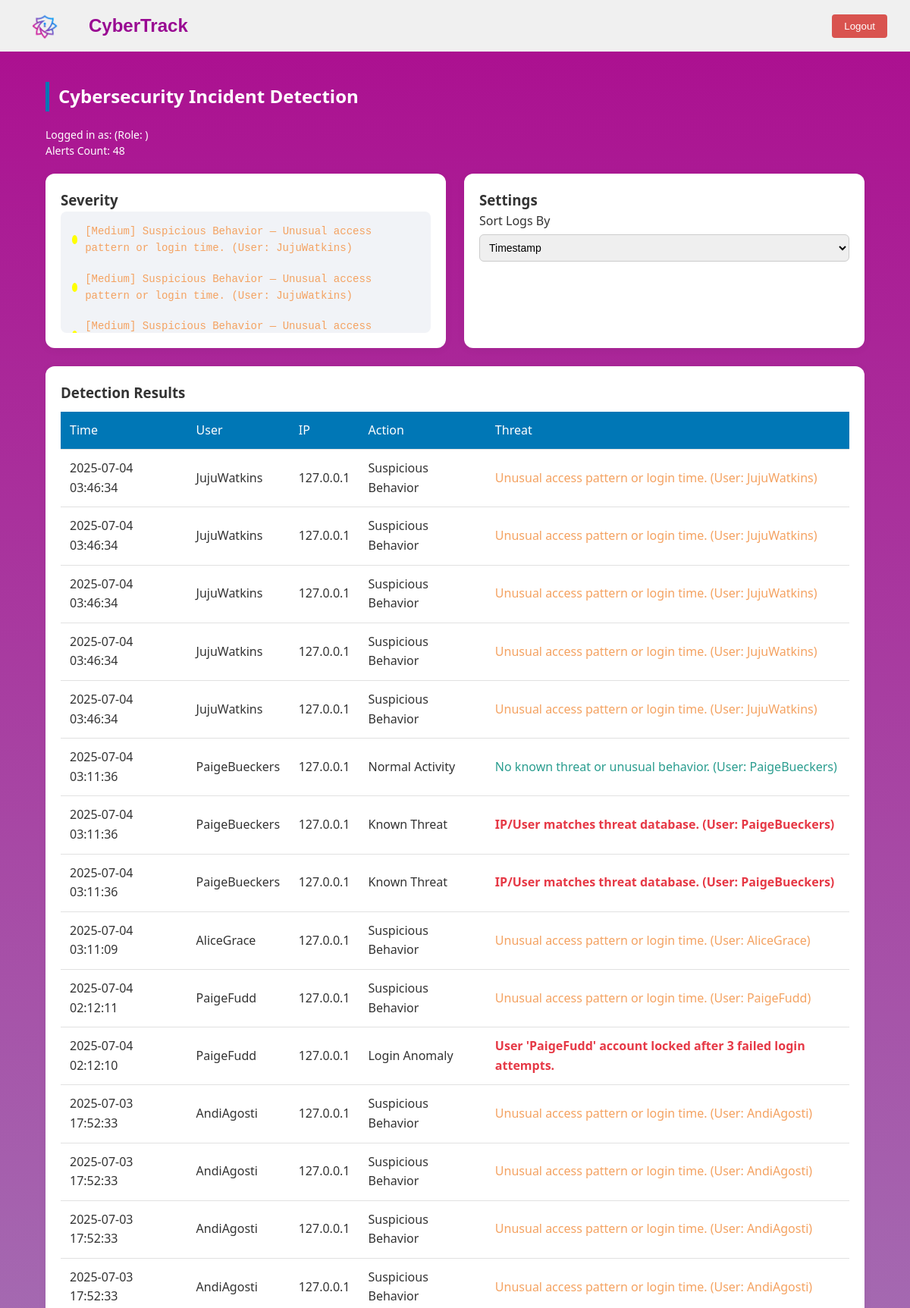
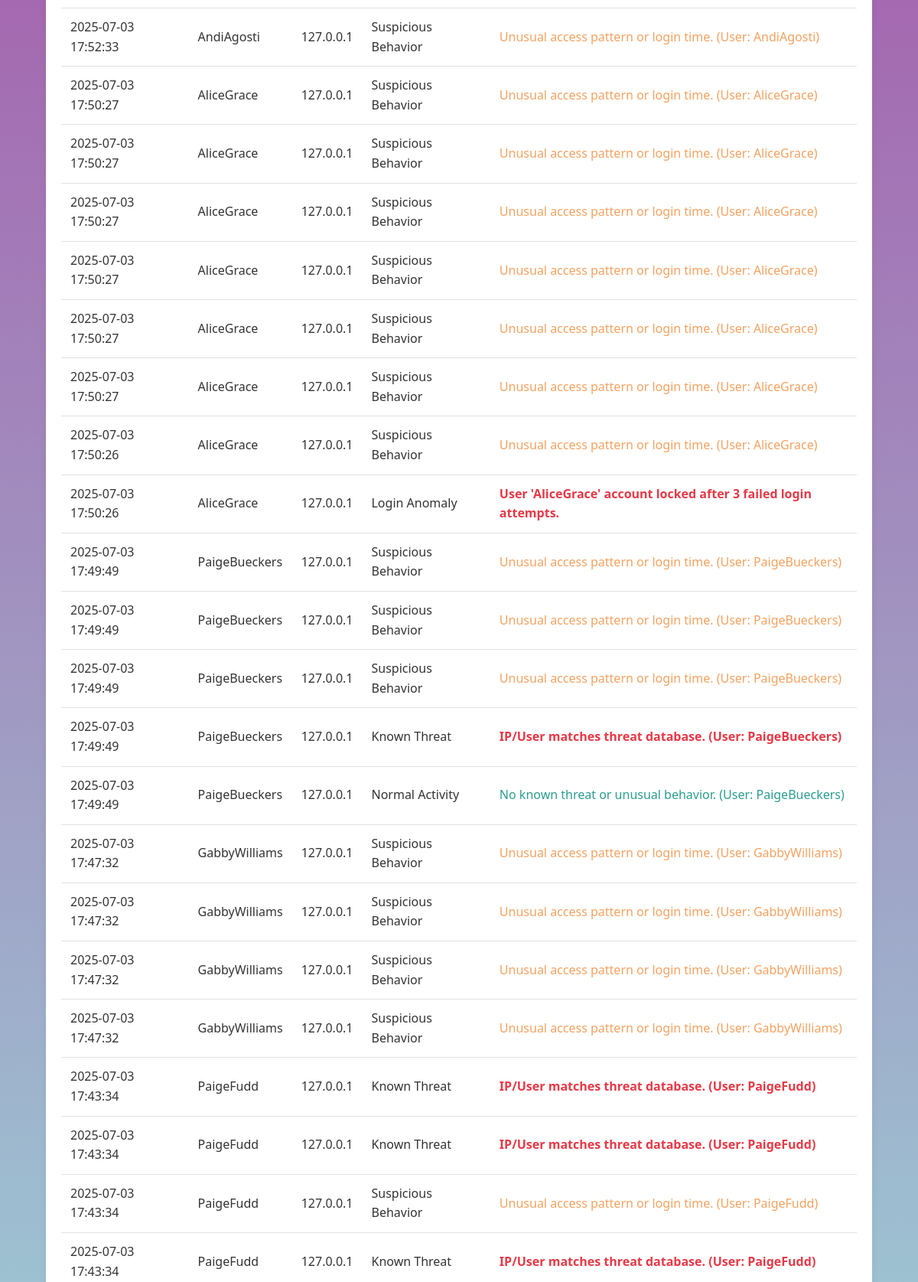
The app's page /admin-dashboard (upper part) with its own data (2 pictures, top to bottom).
### app/models.py (models this page shows, shortened)
class Alert(db.Model):
    id = db.Column(db.Integer, primary_key=True)
    log_id = db.Column(db.Integer, db.ForeignKey('log.id'))
    type = db.Column(db.String(100), nullable=False)
    description = db.Column(db.Text)
    timestamp_detected = db.Column(db.DateTime, default=datetime.utcnow)
    severity = db.Column(db.String(20), default="Medium")
    ip_address = db.Column(db.String(45), nullable=True)

class User(db.Model):
    __tablename__ = "user"
    id = db.Column(db.Integer, primary_key=True)
    username = db.Column(db.String(150), unique=True, nullable=False)
    password = db.Column(db.String(200), nullable=False)
    role = db.Column(db.String(20), default='user')
    created_at = db.Column(db.DateTime, default=datetime.utcnow)
    failed_attempts = db.Column(db.Integer, default=0)

### app/routes.py (the view)
@log_bp.route('/admin-dashboard')
def admin_dashboard():
    from app.models import Log, Alert, FailedLoginAttempt
    logs = Log.query.order_by(Log.timestamp_uploaded.desc()).all()
    alerts = Alert.query.order_by(Alert.timestamp_detected.desc()).all()
    failed_logins = FailedLoginAttempt.query.order_by(FailedLoginAttempt.timestamp.desc()).all()
    users = {
        log.id: (
            User.query.get(log.uploaded_by).username
            if log.uploaded_by and User.query.get(log.uploaded_by)
            else 'Unknown'
        )
        for log in logs
    }
    return render_template(
        'admin_dashboard.html',
        logs=logs,
        alerts=alerts,
        failed_logins=failed_logins,
        users=users
    )

### app/templates/admin_dashboard.html (shortened to what this page needs)
<!DOCTYPE html>
<html lang="en">
<head>
  <link rel="stylesheet" href="{{ url_for('static', filename='homepage-daa.css') }}">
</head>
<body>
  <header class="header">
  <div class="logo-title">
    <img src="{{ url_for('static', filename='images/CyberTrack.png') }}" alt="CyberTrack Logo" class="logo" />
    <h1 class="brand-name">CyberTrack</h1>
  </div>
  <div class="header-right">
    <button class="logout-button">Logout</button>
  </div>
</header>
  <main class="container">
    <section class="module">
      <h2>Cybersecurity Incident Detection</h2>
      <div style="font-size: 14px; color: white; margin-bottom: 20px; line-height: 1.5;">
        Logged in as: {{ session.username }} (Role: {{ session.role }})<br>
        Alerts Count: {{ alerts|length }}<br>
      </div>
      <div class="card-grid">
        <div class="card">
          <h3>Severity</h3>
          <div class="log-feed">
            {% if alerts %}
              {% for alert in alerts[:3] %}
                <div class="log {% if alert.severity == 'High' %}malicious{% elif alert.severity == 'Medium' %}suspicious{% else %}normal{% endif %}">
                  <span class="circle {% if alert.severity == 'High' %}red{% elif alert.severity == 'Medium' %}yellow{% else %}green{% endif %}"></span>
                  [{{ alert.severity }}] {{ alert.type }} — {{ alert.description }}
                </div>
              {% endfor %}
            {% else %}
              <p>No recent alerts available.</p>
            {% endif %}
          </div>
        </div>
        <div class="card">
          <h3>Settings</h3>
          <label>Sort Logs By</label>
          <select id="sortSelect">
            <option value="timestamp">Timestamp</option>
          </select>
        </div>
        <div class="card wide">
          <h3>Detection Results</h3>
          <table>
            <thead>
              <tr>
                <th>Time</th>
                <th>User</th>
                <th>IP</th>
                <th>Action</th>
                <th>Threat</th>
              </tr>
            </thead>
            <tbody>
              {% if alerts %}
                {% for alert in alerts %}
                  <tr>
                    <td>{{ alert.timestamp_detected.strftime('%Y-%m-%d %H:%M:%S') }}</td>
                    <td>
                      {% if users.get(alert.log_id) %}
                        {{ users[alert.log_id] }}
                      {% elif "User:" in alert.description %}
                        {{ alert.description.split("User:")[-1].split(")")[0].strip() }}
                      {% elif "User '" in alert.description %}
                        {{ alert.description.split("User '")[-1].split("'")[0].strip() }}
                      {% else %}
                        Unknown
                      {% endif %}
                    </td>
                    <td>
                      {% if alert.ip_address %}
                        {{ alert.ip_address }}
                      {% elif "IP:" in alert.description %}
                        {{ alert.description.split("IP:")[-1].split(")")[0].strip() }}
                      {% else %}
                        Unknown
                      {% endif %}
                    </td>
                    <td>{{ alert.type }}</td>
                    <td class="{% if alert.severity == 'High' %}malicious{% elif alert.severity == 'Medium' %}suspicious{% else %}normal{% endif %}">
                      {{ alert.description }}
                    </td>
                  </tr>
                {% endfor %}
              {% else %}
                <tr>
                  <td colspan="5">No alerts found.</td>
                </tr>
              {% endif %}
            </tbody>
          </table>
        </div>
      </div>
    </section>
  </main>
</body>
</html>

### app/static/homepage-daa.css (style rules this page uses)
* { box-sizing: border-box; margin: 0; padding: 0; }
body { font-family: 'Segoe UI', sans-serif; background: linear-gradient(to bottom, #AC0D8F, #98FAE6); color: #333; line-height: 1.6; background-repeat: no-repeat; background-attachment: fixed; display: flex; flex-direction: column; }
header { background: #ffffff; color: white; padding: 20px 0; text-align: center; }
.header { display: flex; align-items: center; padding: 15px 30px; background-color: #f0f0f0; }
.logo { width: 60px; height: auto; margin-right: 15px; }
.logo-title { display: flex; align-items: center; gap: 12px; }
.brand-name { font-size: 24px; font-weight: bold; color: #990992; font-family: Arial; }
.container { padding: 40px 60px; }
.module { margin-bottom: 50px; }
.module h2 { font-size: 1.5rem; margin-bottom: 20px; border-left: 5px solid #0077b6; padding-left: 12px; color: #ffffff; }
.card-grid { display: flex; flex-wrap: wrap; gap: 24px; }
.card { background: white; border-radius: 12px; box-shadow: 0 2px 12px rgba(0,0,0,0.05); padding: 20px; flex: 1 1 300px; }
.card.wide { flex: 1 1 100%; }
.log-feed { background: #f1f3f7; border-radius: 8px; padding: 10px; max-height: 160px; overflow-y: auto; font-family: monospace; font-size: 14px; }
.log { padding: 5px; margin-bottom: 6px; border-radius: 4px; }
.normal { color: #2a9d8f; }
.suspicious { color: #f4a261; }
.malicious { color: #e63946; font-weight: bold; }
input[type="text"], input[type="number"], select { width: 100%; padding: 8px; margin-top: 5px; margin-bottom: 15px; border: 1px solid #ccc; border-radius: 6px; font-size: 14px; }
button { background: #0077b6; color: white; padding: 10px 16px; border: none; border-radius: 6px; cursor: pointer; transition: background 0.2s ease; }
table { width: 100%; border-collapse: collapse; margin-top: 10px; }
th, td { padding: 12px; border-bottom: 1px solid #e1e1e1; text-align: left; }
th { background: #0077b6; color: white; font-weight: 500; }
.log { display: flex; align-items: center; gap: 10px; margin-bottom: 8px; }
.circle { width: 12px; height: 12px; border-radius: 50%; display: inline-block; }
.yellow { background-color: yellow; }
.header-right { margin-left: auto; }
.logout-button { padding: 8px 16px; background-color: #d9534f; color: white; border: none; border-radius: 4px; cursor: pointer; }

### records on screen
Alert: severity "Medium", type "Suspicious Behavior", description "Unusual access pattern or login time. (User: JujuWatkins)", timestamp_detected "2025-07-04 03:46:34", ip_address "127.0.0.1"
Alert: severity "Medium", type "Suspicious Behavior", description "Unusual access pattern or login time. (User: JujuWatkins)", timestamp_detected "2025-07-04 03:46:34", ip_address "127.0.0.1"
Alert: severity "Medium", type "Suspicious Behavior", description "Unusual access…", timestamp_detected "2025-07-04 03:46:34", ip_address "127.0.0.1", description "Unusual access pattern or login time. (User: JujuWatkins)"
User: username "JujuWatkins"
Alert: timestamp_detected "2025-07-04 03:46:34", ip_address "127.0.0.1", type "Suspicious Behavior", description "Unusual access pattern or login time. (User: JujuWatkins)"
Alert: timestamp_detected "2025-07-04 03:46:34", ip_address "127.0.0.1", type "Suspicious Behavior", description "Unusual access pattern or login time. (User: JujuWatkins)"
Alert: timestamp_detected "2025-07-04 03:11:36", ip_address "127.0.0.1", type "Normal Activity", description "No known threat or unusual behavior. (User: PaigeBueckers)"
User: username "PaigeBueckers"
Alert: timestamp_detected "2025-07-04 03:11:36", ip_address "127.0.0.1", type "Known Threat", description "IP/User matches threat database. (User: PaigeBueckers)"
Alert: timestamp_detected "2025-07-04 03:11:36", ip_address "127.0.0.1", type "Known Threat", description "IP/User matches threat database. (User: PaigeBueckers)"
Alert: timestamp_detected "2025-07-04 03:11:09", description.split "AliceGrace", ip_address "127.0.0.1", type "Suspicious Behavior", description "Unusual access pattern or login time. (User: AliceGrace)"
Alert: timestamp_detected "2025-07-04 02:12:11", description.split "PaigeFudd", ip_address "127.0.0.1", type "Suspicious Behavior", description "Unusual access pattern or login time. (User: PaigeFudd)"
Alert: timestamp_detected "2025-07-04 02:12:10", description.split "PaigeFudd", ip_address "127.0.0.1", type "Login Anomaly", description "User 'PaigeFudd' account locked after 3 failed login attempts."
Alert: timestamp_detected "2025-07-03 17:52:33", ip_address "127.0.0.1", type "Suspicious Behavior", description "Unusual access pattern or login time. (User: AndiAgosti)"
User: username "AndiAgosti"
Alert: timestamp_detected "2025-07-03 17:52:33", ip_address "127.0.0.1", type "Suspicious Behavior", description "Unusual access pattern or login time. (User: AndiAgosti)"
Alert: timestamp_detected "2025-07-03 17:52:33", ip_address "127.0.0.1", type "Suspicious Behavior", description "Unusual access pattern or login time. (User: AndiAgosti)"
Alert: timestamp_detected "2025-07-03 17:52:33", ip_address "127.0.0.1", type "Suspicious Behavior", description "Unusual access pattern or login time. (User: AndiAgosti)"
Alert: timestamp_detected "2025-07-03 17:52:33", ip_address "127.0.0.1", type "Suspicious Behavior", description "Unusual access pattern or login time. (User: AndiAgosti)"
Alert: timestamp_detected "2025-07-03 17:50:27", description.split "AliceGrace", ip_address "127.0.0.1", type "Suspicious Behavior", description "Unusual access pattern or login time. (User: AliceGrace)"
Alert: timestamp_detected "2025-07-03 17:50:27", description.split "AliceGrace", ip_address "127.0.0.1", type "Suspicious Behavior", description "Unusual access pattern or login time. (User: AliceGrace)"
Alert: timestamp_detected "2025-07-03 17:50:27", description.split "AliceGrace", ip_address "127.0.0.1", type "Suspicious Behavior", description "Unusual access pattern or login time. (User: AliceGrace)"
Alert: timestamp_detected "2025-07-03 17:50:27", description.split "AliceGrace", ip_address "127.0.0.1", type "Suspicious Behavior", description "Unusual access pattern or login time. (User: AliceGrace)"
Alert: timestamp_detected "2025-07-03 17:50:27", description.split "AliceGrace", ip_address "127.0.0.1", type "Suspicious Behavior", description "Unusual access pattern or login time. (User: AliceGrace)"
Alert: timestamp_detected "2025-07-03 17:50:27", description.split "AliceGrace", ip_address "127.0.0.1", type "Suspicious Behavior", description "Unusual access pattern or login time. (User: AliceGrace)"
Alert: timestamp_detected "2025-07-03 17:50:26", description.split "AliceGrace", ip_address "127.0.0.1", type "Suspicious Behavior", description "Unusual access pattern or login time. (User: AliceGrace)"
Alert: timestamp_detected "2025-07-03 17:50:26", description.split "AliceGrace", ip_address "127.0.0.1", type "Login Anomaly", description "User 'AliceGrace' account locked after 3 failed login attempts."
Alert: timestamp_detected "2025-07-03 17:49:49", ip_address "127.0.0.1", type "Suspicious Behavior", description "Unusual access pattern or login time. (User: PaigeBueckers)"
Alert: timestamp_detected "2025-07-03 17:49:49", ip_address "127.0.0.1", type "Suspicious Behavior", description "Unusual access pattern or login time. (User: PaigeBueckers)"
Alert: timestamp_detected "2025-07-03 17:49:49", ip_address "127.0.0.1", type "Suspicious Behavior", description "Unusual access pattern or login time. (User: PaigeBueckers)"
Alert: timestamp_detected "2025-07-03 17:49:49", ip_address "127.0.0.1", type "Known Threat", description "IP/User matches threat database. (User: PaigeBueckers)"
Alert: timestamp_detected "2025-07-03 17:49:49", ip_address "127.0.0.1", type "Normal Activity", description "No known threat or unusual behavior. (User: PaigeBueckers)"
Alert: timestamp_detected "2025-07-03 17:47:32", ip_address "127.0.0.1", type "Suspicious Behavior", description "Unusual access pattern or login time. (User: GabbyWilliams)"
User: username "GabbyWilliams"
Alert: timestamp_detected "2025-07-03 17:47:32", ip_address "127.0.0.1", type "Suspicious Behavior", description "Unusual access pattern or login time. (User: GabbyWilliams)"
Alert: timestamp_detected "2025-07-03 17:47:32", ip_address "127.0.0.1", type "Suspicious Behavior", description "Unusual access pattern or login time. (User: GabbyWilliams)"
Alert: timestamp_detected "2025-07-03 17:47:32", ip_address "127.0.0.1", type "Suspicious Behavior", description "Unusual access pattern or login time. (User: GabbyWilliams)"
Alert: timestamp_detected "2025-07-03 17:43:34", ip_address "127.0.0.1", type "Known Threat", description "IP/User matches threat database. (User: PaigeFudd)"
User: username "PaigeFudd"
Alert: timestamp_detected "2025-07-03 17:43:34", ip_address "127.0.0.1", type "Known Threat", description "IP/User matches threat database. (User: PaigeFudd)"
Alert: timestamp_detected "2025-07-03 17:43:34", ip_address "127.0.0.1", type "Suspicious Behavior", description "Unusual access pattern or login time. (User: PaigeFudd)"
Alert: timestamp_detected "2025-07-03 17:43:34", ip_address "127.0.0.1", type "Known Threat", description "IP/User matches threat database. (User: PaigeFudd)"

### other values on screen
{{ alerts|length }} "48"
